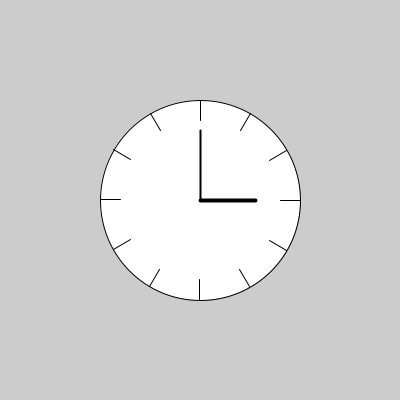
Frame 1 (no input)
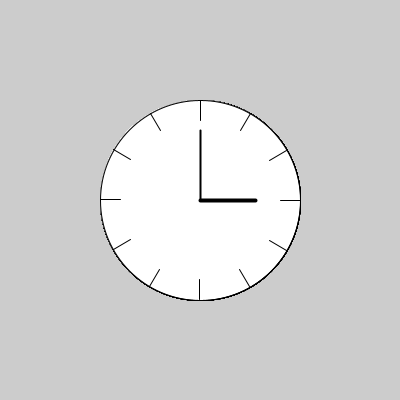
Frame 60 (the mouse pressed at the canvas centre just before this capture)
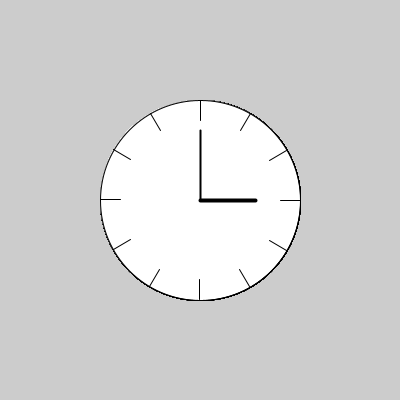
Frame 120 (the mouse held since frame 60 and released just before this capture)

The Processing sketch that drew these frames (run headless with seeded random() and noise(); from frame 60 on, the mouse is pressed at the canvas centre):

// Processing sketch: Clock
// ── Clock.pde
void setup(){
  size(400,400);
}

void draw(){
  strokeWeight(1);
  translate(width/2,height/2);
 
   ellipse(0,0,200,200);
   for(int i=0; i<12; i++){
    pushMatrix();
    rotate(2*i*PI/12);
    line(80,0,100,0);
    popMatrix();
   } 
   
   strokeWeight(4);
   line(0,0,55,0);
   strokeWeight(2);
   line(0,0,0,-70);
}
